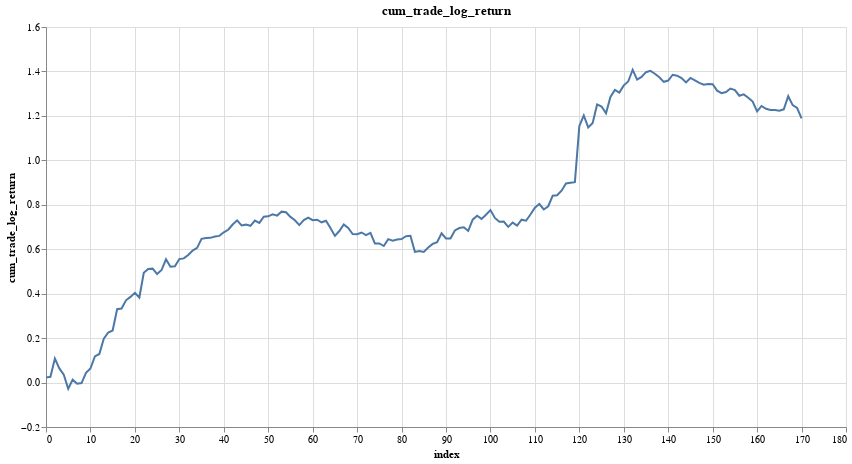

This figure's notebook cell:
### Markdown cell above
### Display Equity Curve (Log Space)

### Code cell
research.plot_column(trades, 'cum_trade_log_return')

### Figure 1 — Vega-Lite specification as saved in the notebook (floating-point values rounded to 4 significant figures; data arrays with more than 128 entries replaced by an {"elided": "..."} marker saying what was removed)
{"config": {"view": {"continuousWidth": 300, "continuousHeight": 300}}, "data": {"name": "data-d0f8f98d4f90efc383f31c833b46139f"}, "mark": {"type": "line", "tooltip": true}, "encoding": {"x": {"field": "index", "type": "quantitative"}, "y": {"field": "cum_trade_log_return", "type": "quantitative"}}, "height": 400, "params": [{"name": "param_1", "select": {"type": "interval", "encodings": ["x", "y"]}, "bind": "scales"}], "title": "cum_trade_log_return", "width": 800, "$schema": "https://vega.github.io/schema/vega-lite/v5.20.1.json", "datasets": {"data-d0f8f98d4f90efc383f31c833b46139f": {"elided": "171 records"}}}
